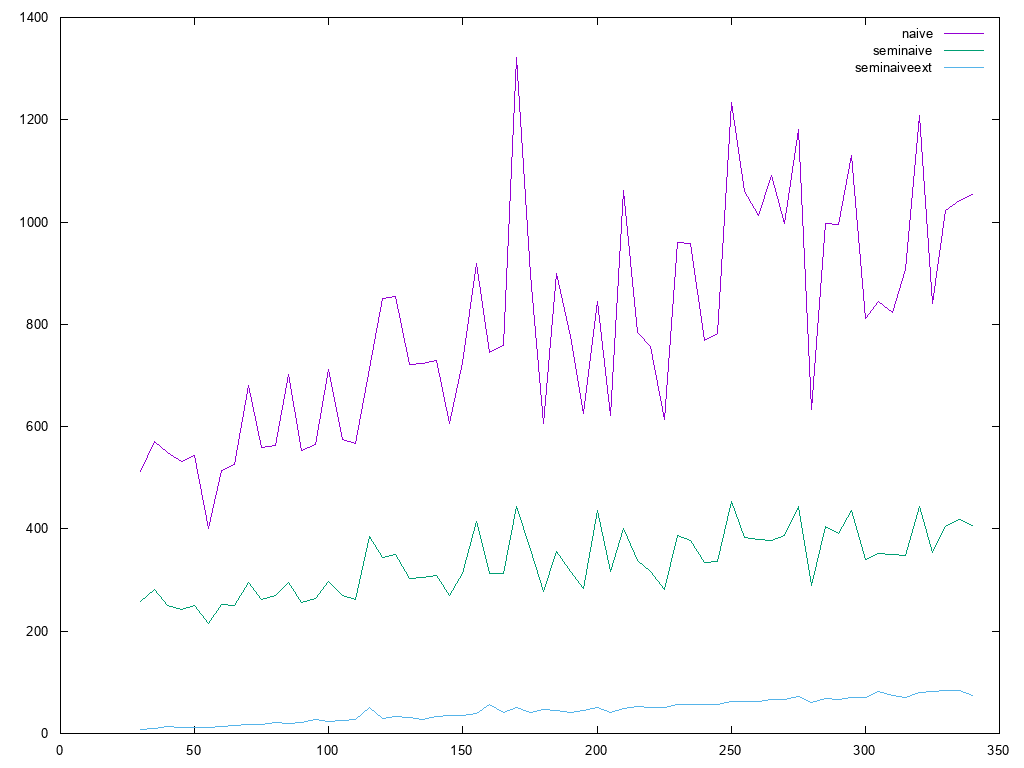

Source code (gnuplot):
set datafile separator ","
set terminal png size 1024, 768 font "arial,10.0"
set output 'timings.png'
plot "timings.dat" u 3:4 title 'naive' w l, "timings.dat" u 3:5 title 'seminaive' w l, "timings.dat" u 3:6 title 'seminaiveext' w l
